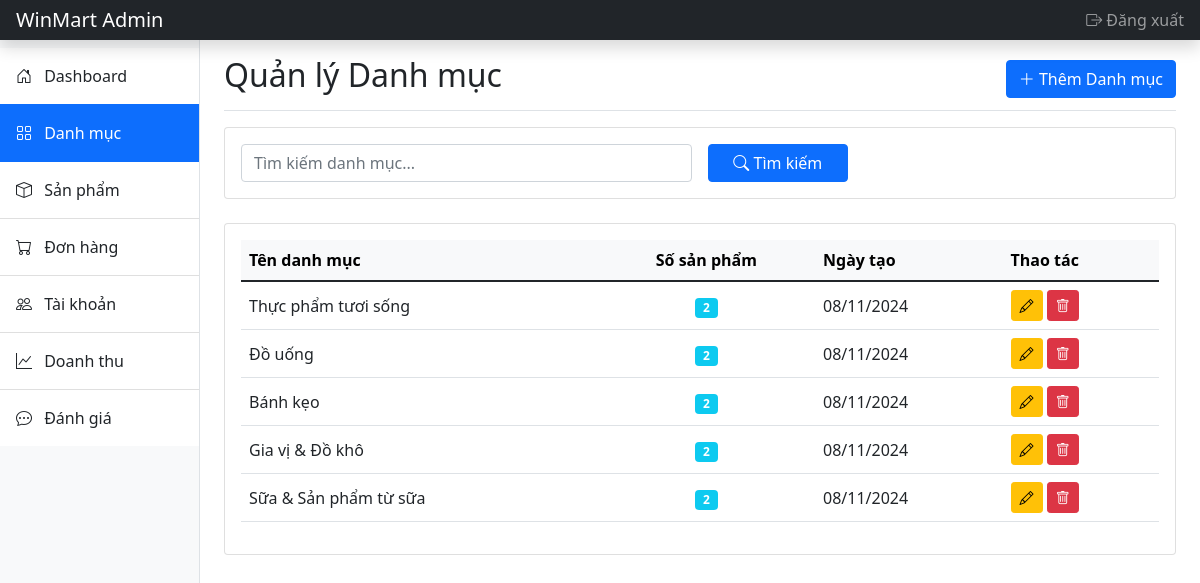
/category/index.php (signed in), run on the app's committed database.
### tables this page shows
CREATE TABLE `category`(
    `id` BIGINT NOT NULL AUTO_INCREMENT PRIMARY KEY,
    `name` VARCHAR(255) NOT NULL,
    `created_at` DATE NOT NULL
);

### category/index.php (the view, shortened to what this page needs)
<?php
require_once '../config/db.php';
include '../includes/header.php';
include '../includes/sidebar.php';
$where = "1=1";
$sql = "SELECT c.*, COUNT(p.id) as product_count
        FROM category c
        LEFT JOIN product p ON c.id = p.category_id
        WHERE $where
        GROUP BY c.id
        ORDER BY c.created_at DESC";
$result = $conn->query($sql);
?>
<main class="col-md-9 ms-sm-auto col-lg-10 px-md-4">
    <div class="d-flex justify-content-between flex-wrap flex-md-nowrap align-items-center pt-3 pb-2 mb-3 border-bottom">
        <h1 class="h2">Quản lý Danh mục</h1>
        <button class="btn btn-primary" data-bs-toggle="modal" data-bs-target="#addModal">
            <i class="bi bi-plus-lg"></i> Thêm Danh mục
        </button>
    </div>
    <div class="card mb-4">
        <div class="card-body">
            <form method="GET" class="row g-3">
                <div class="col-md-6">
                    <input type="text" class="form-control" name="search"
                           placeholder="Tìm kiếm danh mục..."
                           value="<?= isset($_GET['search']) ? htmlspecialchars($_GET['search']) : '' ?>">
                </div>
                <div class="col-md-2">
                    <button type="submit" class="btn btn-primary w-100">
                        <i class="bi bi-search"></i> Tìm kiếm
                    </button>
                </div>
            </form>
        </div>
    </div>
    <div class="card">
        <div class="card-body">
            <div class="table-responsive">
                <table class="table table-hover align-middle">
                    <thead class="table-light">
                        <tr>
                            <th>Tên danh mục</th>
                            <th class="text-center">Số sản phẩm</th>
                            <th>Ngày tạo</th>
                            <th>Thao tác</th>
                        </tr>
                    </thead>
                    <tbody>
                        <?php if($result->num_rows > 0): ?>
                            <?php while($row = $result->fetch_assoc()): ?>
                                <tr>
                                    <td><?= htmlspecialchars($row['name']) ?></td>
                                    <td class="text-center">
                                        <span class="badge bg-info">
                                            <?= $row['product_count'] ?>
                                        </span>
                                    </td>
                                    <td><?= date('d/m/Y', strtotime($row['created_at'])) ?></td>
                                    <td>
                                        <button class="btn btn-sm btn-warning"
                                                onclick="editCategory(<?= $row['id'] ?>, '<?= htmlspecialchars($row['name']) ?>')">
                                            <i class="bi bi-pencil"></i>
                                        </button>
                                        <button class="btn btn-sm btn-danger"
                                                onclick="deleteCategory(<?= $row['id'] ?>, <?= $row['product_count'] ?>)">
                                            <i class="bi bi-trash"></i>
                                        </button>
                                    </td>
                                </tr>
                            <?php endwhile; ?>
                        <?php else: ?>
                            <tr>
                                <td colspan="4" class="text-center">Không có dữ liệu</td>
                            </tr>
                        <?php endif; ?>
                    </tbody>
                </table>
            </div>
        </div>
    </div>
</main>
<?php include '../includes/footer.php'; ?>

### data on the page
category: name "Thực phẩm tươi sống", product_count "2", created_at "08/11/2024"
category: name "Đồ uống", product_count "2", created_at "08/11/2024"
category: name "Bánh kẹo", product_count "2", created_at "08/11/2024"
category: name "Gia vị & Đồ khô", product_count "2", created_at "08/11/2024"
category: name "Sữa & Sản phẩm từ sữa", product_count "2", created_at "08/11/2024"
